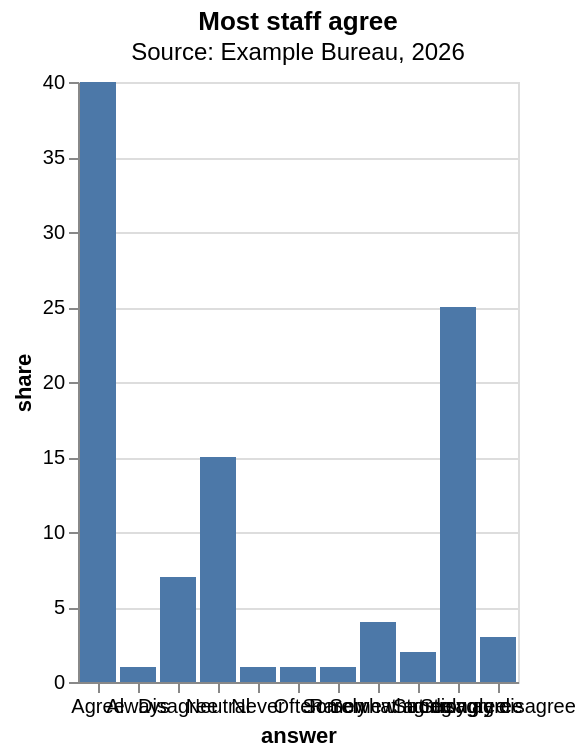

Vega-Lite specification for this chart:
### Vega-Lite specification from a JSON file in a GitHub repository (floating-point values rounded to 4 significant figures)
{"$schema": "https://vega.github.io/schema/vega-lite/v6.json", "title": {"text": "Most staff agree", "subtitle": "Source: Example Bureau, 2026"}, "data": {"values": [{"answer": "Strongly disagree", "share": 3, "year": 2025}, {"answer": "Disagree", "share": 7, "year": 2025}, {"answer": "Neutral", "share": 15, "year": 2025}, {"answer": "Agree", "share": 40, "year": 2025}, {"answer": "Strongly agree", "share": 25, "year": 2025}, {"answer": "Somewhat agree", "share": 4, "year": 2025}, {"answer": "Somewhat disagree", "share": 2, "year": 2025}, {"answer": "Never", "share": 1, "year": 2025}, {"answer": "Always", "share": 1, "year": 2025}, {"answer": "Often", "share": 1, "year": 2025}, {"answer": "Rarely", "share": 1, "year": 2025}]}, "mark": "bar", "encoding": {"x": {"field": "answer", "type": "nominal", "axis": {"labelAngle": 0}}, "y": {"field": "share", "type": "quantitative"}}}
